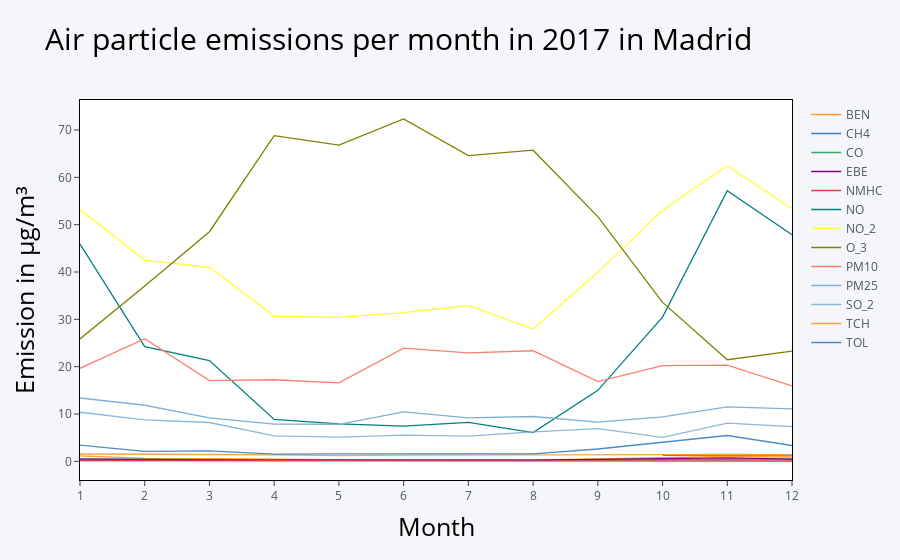

Source (notebook cell):
### Code cell
df_mean = df_mean[['BEN', 'CH4', 'CO', 'EBE', 'NMHC', 'NO', 'NO_2', 'O_3',
       'PM10', 'PM25', 'SO_2', 'TCH', 'TOL']]
fig = df_mean.iplot(asFigure = True, title = 'Air particle emissions per month in 2017 in Madrid',showgrid=False)
fig.update_layout (
    xaxis_title="Month", yaxis_title="Emission in μg/m³",
    title_font_color = 'black', title_font_size = 30, 
    xaxis_title_font_color = 'black', xaxis_title_font_size = 25,
    yaxis_title_font_color = 'black', yaxis_title_font_size = 25,
    plot_bgcolor='white'
    )
fig.update_xaxes(
    mirror=True,
    ticks='outside',
    showline=True,
    linecolor='black',
    gridcolor='lightgrey',
    tick0 = 1,
    dtick = 1
)
fig.update_yaxes(
    mirror=True,
    ticks='outside',
    showline=True,
    linecolor='black',
    gridcolor='lightgrey'
)

### Figure 1 — Plotly figure (JSON) as saved in the notebook; plotly's stock layout.template omitted (floating-point values rounded to 4 significant figures)
{"data": [{"line": {"color": "rgba(255, 153, 51, 1.0)", "dash": "solid", "shape": "linear", "width": 1.3}, "mode": "lines", "name": "BEN", "text": "", "type": "scatter", "x": [1, 2, 3, 4, 5, 6, 7, 8, 9, 10, 11, 12], "y": [1.141, 0.6508, 0.5669, 0.3853, 0.3573, 0.32, 0.3343, 0.2924, 0.4939, 0.7295, 1.055, 0.9171]}, {"line": {"color": "rgba(55, 128, 191, 1.0)", "dash": "solid", "shape": "linear", "width": 1.3}, "mode": "lines", "name": "CH4", "text": "", "type": "scatter", "x": [1, 2, 3, 4, 5, 6, 7, 8, 9, 10, 11, 12], "y": ["", "", "", "", "", "", "", "", "", 1.287, 1.332, 1.345]}, {"line": {"color": "rgba(50, 171, 96, 1.0)", "dash": "solid", "shape": "linear", "width": 1.3}, "mode": "lines", "name": "CO", "text": "", "type": "scatter", "x": [1, 2, 3, 4, 5, 6, 7, 8, 9, 10, 11, 12], "y": [0.5261, 0.4034, 0.3706, 0.3345, 0.2921, 0.2683, 0.2466, 0.2418, 0.3256, 0.3873, 0.5121, 0.46]}, {"line": {"color": "rgba(128, 0, 128, 1.0)", "dash": "solid", "shape": "linear", "width": 1.3}, "mode": "lines", "name": "EBE", "text": "", "type": "scatter", "x": [1, 2, 3, 4, 5, 6, 7, 8, 9, 10, 11, 12], "y": [0.4543, 0.3491, 0.3668, 0.2546, 0.2445, 0.3087, 0.2743, 0.2642, 0.3932, 0.6279, 0.7384, 0.4804]}, {"line": {"color": "rgba(219, 64, 82, 1.0)", "dash": "solid", "shape": "linear", "width": 1.3}, "mode": "lines", "name": "NMHC", "text": "", "type": "scatter", "x": [1, 2, 3, 4, 5, 6, 7, 8, 9, 10, 11, 12], "y": [0.1802, 0.1494, 0.1481, 0.1381, 0.1397, 0.117, 0.09535, 0.1184, 0.122, 0.134, 0.1147, 0.07619]}, {"line": {"color": "rgba(0, 128, 128, 1.0)", "dash": "solid", "shape": "linear", "width": 1.3}, "mode": "lines", "name": "NO", "text": "", "type": "scatter", "x": [1, 2, 3, 4, 5, 6, 7, 8, 9, 10, 11, 12], "y": [45.91, 24.22, 21.28, 8.857, 7.928, 7.45, 8.237, 6.062, 15.01, 30.47, 57.18, 47.87]}, {"line": {"color": "rgba(255, 255, 51, 1.0)", "dash": "solid", "shape": "linear", "width": 1.3}, "mode": "lines", "name": "NO_2", "text": "", "type": "scatter", "x": [1, 2, 3, 4, 5, 6, 7, 8, 9, 10, 11, 12], "y": [53.18, 42.52, 40.96, 30.65, 30.4, 31.44, 32.93, 27.96, 39.93, 53.03, 62.45, 53.37]}, {"line": {"color": "rgba(128, 128, 0, 1.0)", "dash": "solid", "shape": "linear", "width": 1.3}, "mode": "lines", "name": "O_3", "text": "", "type": "scatter", "x": [1, 2, 3, 4, 5, 6, 7, 8, 9, 10, 11, 12], "y": [25.87, 37.02, 48.51, 68.8, 66.82, 72.32, 64.59, 65.73, 51.71, 33.58, 21.47, 23.29]}, {"line": {"color": "rgba(251, 128, 114, 1.0)", "dash": "solid", "shape": "linear", "width": 1.3}, "mode": "lines", "name": "PM10", "text": "", "type": "scatter", "x": [1, 2, 3, 4, 5, 6, 7, 8, 9, 10, 11, 12], "y": [19.66, 25.9, 17.05, 17.24, 16.6, 23.9, 22.9, 23.37, 16.85, 20.2, 20.32, 15.94]}, {"line": {"color": "rgba(128, 177, 211, 1.0)", "dash": "solid", "shape": "linear", "width": 1.3}, "mode": "lines", "name": "PM25", "text": "", "type": "scatter", "x": [1, 2, 3, 4, 5, 6, 7, 8, 9, 10, 11, 12], "y": [13.39, 11.85, 9.18, 7.86, 7.836, 10.45, 9.167, 9.479, 8.29, 9.407, 11.52, 11.1]}, {"line": {"color": "rgba(128, 177, 211, 0.8999999999999999)", "dash": "solid", "shape": "linear", "width": 1.3}, "mode": "lines", "name": "SO_2", "text": "", "type": "scatter", "x": [1, 2, 3, 4, 5, 6, 7, 8, 9, 10, 11, 12], "y": [10.37, 8.782, 8.207, 5.382, 5.108, 5.54, 5.323, 6.222, 6.92, 5.063, 8.066, 7.342]}, {"line": {"color": "rgba(255, 153, 51, 0.8999999999999999)", "dash": "solid", "shape": "linear", "width": 1.3}, "mode": "lines", "name": "TCH", "text": "", "type": "scatter", "x": [1, 2, 3, 4, 5, 6, 7, 8, 9, 10, 11, 12], "y": [1.559, 1.439, 1.447, 1.371, 1.211, 1.307, 1.37, 1.375, 1.389, 1.42, 1.447, 1.42]}, {"line": {"color": "rgba(55, 128, 191, 0.8999999999999999)", "dash": "solid", "shape": "linear", "width": 1.3}, "mode": "lines", "name": "TOL", "text": "", "type": "scatter", "x": [1, 2, 3, 4, 5, 6, 7, 8, 9, 10, 11, 12], "y": [3.429, 2.118, 2.218, 1.518, 1.582, 1.592, 1.707, 1.594, 2.612, 4.039, 5.462, 3.346]}], "layout": {"legend": {"bgcolor": "#F5F6F9", "font": {"color": "#4D5663"}}, "paper_bgcolor": "#F5F6F9", "plot_bgcolor": "white", "title": {"font": {"color": "black", "size": 30}, "text": "Air particle emissions per month in 2017 in Madrid"}, "xaxis": {"dtick": 1, "gridcolor": "lightgrey", "linecolor": "black", "mirror": true, "showgrid": false, "showline": true, "tick0": 1, "tickfont": {"color": "#4D5663"}, "ticks": "outside", "title": {"font": {"color": "black", "size": 25}, "text": "Month"}, "zerolinecolor": "#E1E5ED"}, "yaxis": {"gridcolor": "lightgrey", "linecolor": "black", "mirror": true, "showgrid": false, "showline": true, "tickfont": {"color": "#4D5663"}, "ticks": "outside", "title": {"font": {"color": "black", "size": 25}, "text": "Emission in μg/m³"}, "zerolinecolor": "#E1E5ED"}}}
